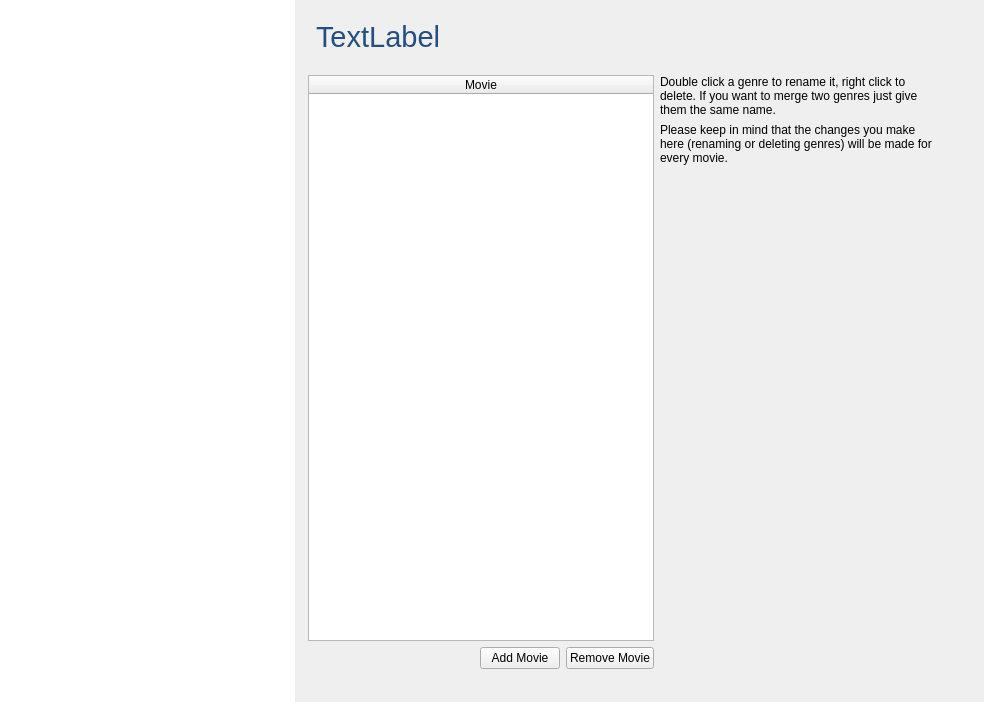
<?xml version="1.0" encoding="UTF-8"?>
<ui version="4.0">
 <class>GenreWidget</class>
 <widget class="QWidget" name="GenreWidget">
  <property name="geometry">
   <rect>
    <x>0</x>
    <y>0</y>
    <width>984</width>
    <height>702</height>
   </rect>
  </property>
  <property name="windowTitle">
   <string>Form</string>
  </property>
  <property name="styleSheet">
   <string notr="true">#genres {
	border: 0px;
}</string>
  </property>
  <layout class="QVBoxLayout" name="verticalLayout_2">
   <property name="leftMargin">
    <number>0</number>
   </property>
   <property name="topMargin">
    <number>0</number>
   </property>
   <property name="rightMargin">
    <number>0</number>
   </property>
   <property name="bottomMargin">
    <number>0</number>
   </property>
   <item>
    <widget class="MySplitter" name="splitter">
     <property name="orientation">
      <enum>Qt::Horizontal</enum>
     </property>
     <property name="handleWidth">
      <number>1</number>
     </property>
     <widget class="QTableWidget" name="genres">
      <property name="styleSheet">
       <string notr="true">#genres {
	alternate-background-color: #f9f9f9;
	selection-background-color: qlineargradient(spread:pad, x1:0, y1:0, x2:0, y2:1, stop:0 #4185b6, stop:1 #1b6aa5);
	color: #395265;
    selection-color: #ffffff;
}
</string>
      </property>
      <property name="alternatingRowColors">
       <bool>true</bool>
      </property>
      <property name="showGrid">
       <bool>false</bool>
      </property>
      <attribute name="horizontalHeaderVisible">
       <bool>false</bool>
      </attribute>
      <attribute name="horizontalHeaderStretchLastSection">
       <bool>true</bool>
      </attribute>
      <attribute name="verticalHeaderVisible">
       <bool>false</bool>
      </attribute>
      <column>
       <property name="text">
        <string>Genre</string>
       </property>
      </column>
     </widget>
     <widget class="QWidget" name="horizontalLayoutWidget">
      <layout class="QVBoxLayout" name="verticalLayout_3" stretch="0,1">
       <property name="leftMargin">
        <number>0</number>
       </property>
       <property name="topMargin">
        <number>20</number>
       </property>
       <property name="rightMargin">
        <number>0</number>
       </property>
       <property name="bottomMargin">
        <number>21</number>
       </property>
       <item>
        <widget class="QLabel" name="genreName">
         <property name="font">
          <font>
           <family>Helvetica Neue</family>
           <pointsize>22</pointsize>
          </font>
         </property>
         <property name="styleSheet">
          <string notr="true">color: #224f7f;
</string>
         </property>
         <property name="text">
          <string>TextLabel</string>
         </property>
         <property name="indent">
          <number>20</number>
         </property>
        </widget>
       </item>
       <item>
        <widget class="QGroupBox" name="groupBox">
         <property name="styleSheet">
          <string notr="true">QGroupBox {
	border-radius: 0;
	background-color: transparent;
}
</string>
         </property>
         <property name="title">
          <string/>
         </property>
         <layout class="QHBoxLayout" name="horizontalLayout" stretch="1,0,0">
          <item>
           <layout class="QVBoxLayout" name="verticalLayout_4">
            <item>
             <widget class="QTableWidget" name="movies">
              <property name="editTriggers">
               <set>QAbstractItemView::NoEditTriggers</set>
              </property>
              <property name="alternatingRowColors">
               <bool>true</bool>
              </property>
              <property name="showGrid">
               <bool>false</bool>
              </property>
              <attribute name="horizontalHeaderStretchLastSection">
               <bool>true</bool>
              </attribute>
              <attribute name="verticalHeaderVisible">
               <bool>false</bool>
              </attribute>
              <column>
               <property name="text">
                <string>Movie</string>
               </property>
              </column>
             </widget>
            </item>
            <item>
             <layout class="QHBoxLayout" name="horizontalLayout_2">
              <item>
               <spacer name="horizontalSpacer_2">
                <property name="orientation">
                 <enum>Qt::Horizontal</enum>
                </property>
                <property name="sizeHint" stdset="0">
                 <size>
                  <width>40</width>
                  <height>20</height>
                 </size>
                </property>
               </spacer>
              </item>
              <item>
               <widget class="QPushButton" name="buttonAddMovie">
                <property name="toolTip">
                 <string>Add Movie</string>
                </property>
                <property name="text">
                 <string>Add Movie</string>
                </property>
                <property name="dropShadow" stdset="0">
                 <bool>true</bool>
                </property>
               </widget>
              </item>
              <item>
               <widget class="QPushButton" name="buttonRemoveMovie">
                <property name="toolTip">
                 <string>Remove Current Movie</string>
                </property>
                <property name="text">
                 <string>Remove Movie</string>
                </property>
                <property name="dropShadow" stdset="0">
                 <bool>true</bool>
                </property>
               </widget>
              </item>
             </layout>
            </item>
           </layout>
          </item>
          <item>
           <layout class="QVBoxLayout" name="verticalLayout">
            <item>
             <widget class="QLabel" name="label_3">
              <property name="text">
               <string>Double click a genre to rename it, right click to delete. If you want to merge two genres just give them the same name.</string>
              </property>
              <property name="wordWrap">
               <bool>true</bool>
              </property>
             </widget>
            </item>
            <item>
             <widget class="QLabel" name="label_2">
              <property name="text">
               <string>Please keep in mind that the changes you make here (renaming or deleting genres) will be made for every movie.</string>
              </property>
              <property name="wordWrap">
               <bool>true</bool>
              </property>
             </widget>
            </item>
            <item>
             <spacer name="verticalSpacer">
              <property name="orientation">
               <enum>Qt::Vertical</enum>
              </property>
              <property name="sizeHint" stdset="0">
               <size>
                <width>20</width>
                <height>40</height>
               </size>
              </property>
             </spacer>
            </item>
           </layout>
          </item>
          <item>
           <spacer name="horizontalSpacer">
            <property name="orientation">
             <enum>Qt::Horizontal</enum>
            </property>
            <property name="sizeHint" stdset="0">
             <size>
              <width>40</width>
              <height>20</height>
             </size>
            </property>
           </spacer>
          </item>
         </layout>
        </widget>
       </item>
      </layout>
     </widget>
    </widget>
   </item>
  </layout>
 </widget>
 <customwidgets>
  <customwidget>
   <class>MySplitter</class>
   <extends>QSplitter</extends>
   <header>smallWidgets/MySplitter.h</header>
   <container>1</container>
  </customwidget>
 </customwidgets>
 <resources/>
 <connections>
  <connection>
   <sender>buttonAddMovie</sender>
   <signal>clicked()</signal>
   <receiver>GenreWidget</receiver>
   <slot>addMovie()</slot>
   <hints>
    <hint type="sourcelabel">
     <x>555</x>
     <y>651</y>
    </hint>
    <hint type="destinationlabel">
     <x>491</x>
     <y>350</y>
    </hint>
   </hints>
  </connection>
  <connection>
   <sender>buttonRemoveMovie</sender>
   <signal>clicked()</signal>
   <receiver>GenreWidget</receiver>
   <slot>removeMovie()</slot>
   <hints>
    <hint type="sourcelabel">
     <x>619</x>
     <y>651</y>
    </hint>
    <hint type="destinationlabel">
     <x>491</x>
     <y>350</y>
    </hint>
   </hints>
  </connection>
 </connections>
 <slots>
  <slot>addMovie()</slot>
  <slot>removeMovie()</slot>
 </slots>
</ui>
